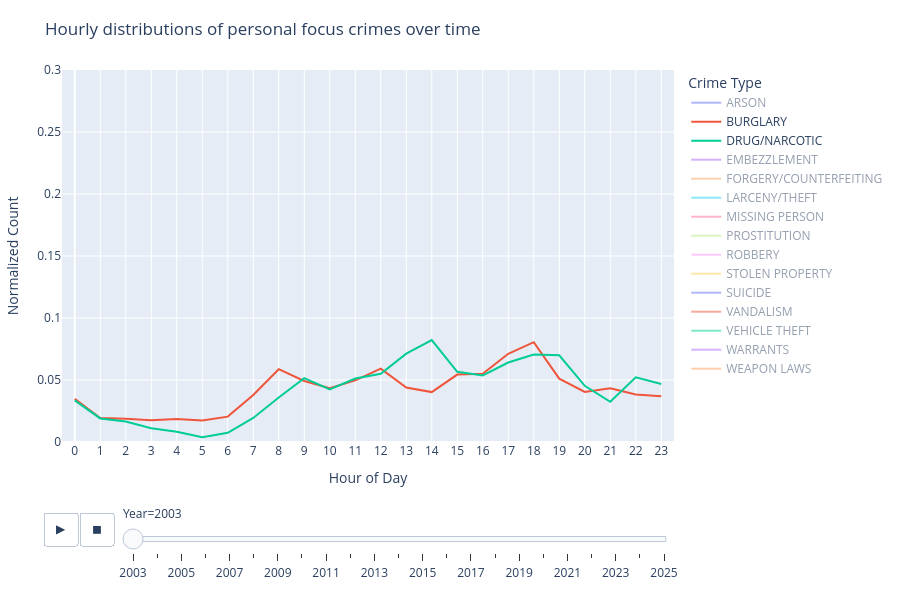

Notebook cell for this chart:
### Markdown cell above
> *Exercise 2.2*: Animated crime patterns.
>
> One of Plotly's powerful features is built-in animation. Let's use it to show how hourly crime patterns have changed over time.
>
> * Take the concept of normalized hourly distributions, but now compute one **separately for each year** (still for each of your Personal Focus Crimes).
>    * Take a look at the yearly counts. If some crime-types drop precipitously at some point, it might create noisy plots.
> * Create an animated **line chart** using Plotly Express's `animation_frame` parameter. Each frame should show one year's hourly distribution. Here's a sense of how to build the animation:
>
> ```python
> fig = px.line(your_dataframe, 
>              x='Hour', y='NormalizedCount', color='CrimeType',
>              animation_frame='Year',
>              title='Come up with an appropriate title!',
>              range_y=[0, 0.2])
> fig.show()
> ```
>
> * **Important**: Set `range_y` to fix the y-axis range across all frames. Without this, Plotly will auto-scale each frame independently, which makes it difficult/impossible to compare across years. (This is a real-world pitfall — animated charts that silently re-scale their axes can be deeply misleading. Remember the perceptual errors discussion from Week 5?)
> * With 9+ crime types on screen at once, the plot can get crowded. Consider starting with only one or two traces visible and letting the user toggle the rest on via the legend. You already know how to use `fig.update_traces(visible='legendonly')` — but for animated charts you'll also need to set visibility on each animation frame. <font color=gray>It's fine to ask your LLM how to do this.</font>
> * Hit play and watch the distributions evolve. Comment on what you see:
>   - Do any crime types shift their hourly pattern noticeably over the years?
>   - Can you spot the effect of COVID (2020-2021) on the patterns?
>   - Connecting to the note above: Do any crime types have distributions that become noticeably noisier in recent years? If so, why might that be?
> * Now try the same visualization as a **bar chart** instead of a line chart (hint: `px.bar` works with the same arguments, use `barmode='group'`). Which representation makes the temporal evolution easier to see — the animated lines or the animated bars? Why?
> * Reflect: is animation an effective way to explore this data, or would a different approach (e.g., small multiples — one static subplot per year) work better? What are the trade-offs?

<div class="alert alert-block alert-info">
It's OK to use your LLM for the code here. The observations and reflection should be your own.
</div>

### Code cell
# Take the same normalized-hour idea, but compute it separately for each year.
yearly_counts = (
    df.dropna(subset=['datetime', 'category'])
    .groupby([df['datetime'].dt.year.rename('Year'), 'category', 'Hour'])
    .size()
    .rename('Count')
    .reset_index()
)

# Quick check of yearly totals, as suggested in the instructions, because sharp drops can create noisy plots.
yearly_totals = (
    yearly_counts.groupby(['Year', 'category'])['Count']
    .sum()
    .reset_index()
    .rename(columns={'category': 'CrimeType', 'Count': 'YearTotal'})
)
display(yearly_totals.head(12))

# Normalize within each crime type AND year so each frame shows a probability distribution over the 24 hours.
yearly_counts['NormalizedCount'] = (
    yearly_counts['Count']
    / yearly_counts.groupby(['Year', 'category'])['Count'].transform('sum')
)

# Keep the result in long format for Plotly.
plot_ready_year = yearly_counts.rename(columns={'category': 'CrimeType'})[
    ['Year', 'Hour', 'CrimeType', 'NormalizedCount']
]

# Create an animated line chart using animation_frame, as requested in the instructions.
fig = px.line(
    plot_ready_year,
    x='Hour',
    y='NormalizedCount',
    color='CrimeType',
    animation_frame='Year',
    title='Hourly distributions of personal focus crimes over time',
    labels={
        'Hour': 'Hour of Day',
        'NormalizedCount': 'Normalized Count',
        'CrimeType': 'Crime Type'
    },
    range_x=[-0.5, 23.5],
    range_y=[0, 0.3]  # Important instruction: keep the y-axis fixed across frames.
)

# Start with only a small number of traces visible, so the chart is not too crowded.
# I only change the base traces here; forcing visibility inside each frame can break animation updates
# for traces that the user later turns on from the legend.
default_visible = {'BURGLARY', 'DRUG/NARCOTIC'}
for trace in fig.data:
    if trace.name not in default_visible:
        trace.visible = 'legendonly'

# Keep all 24 hours readable and place the legend away from the data.
fig.update_xaxes(dtick=1)
fig.update_layout(
    legend_title_text='Crime Type',
    legend=dict(
        orientation='v',
        yanchor='top',
        y=1,
        xanchor='left',
        x=1.02
    ),
    height=600,
    margin=dict(l=60, r=190, t=70, b=60)
)

fig.show()

### Figure 1 — Plotly figure (JSON) as saved in the notebook; plotly's stock layout.template omitted (floating-point values rounded to 4 significant figures)
{"data": [{"hovertemplate": "Crime Type=ARSON<br>Year=2003<br>Hour of Day=%{x}<br>Normalized Count=%{y}<extra></extra>", "legendgroup": "ARSON", "line": {"color": "#636efa", "dash": "solid"}, "marker": {"symbol": "circle"}, "mode": "lines", "name": "ARSON", "orientation": "v", "showlegend": true, "type": "scatter", "visible": "legendonly", "x": [0, 1, 2, 3, 4, 5, 6, 7, 8, 9, 10, 11, 12, 13, 14, 15, 16, 17, 18, 19, 20, 21, 22, 23], "xaxis": "x", "y": [0.06294, 0.05594, 0.05245, 0.05944, 0.04545, 0.03147, 0.03147, 0.01399, 0.03147, 0.01399, 0.02098, 0.01748, 0.03147, 0.02797, 0.03497, 0.03846, 0.04545, 0.05944, 0.03846, 0.04895, 0.04545, 0.05594, 0.05245, 0.08392], "yaxis": "y"}, {"hovertemplate": "Crime Type=BURGLARY<br>Year=2003<br>Hour of Day=%{x}<br>Normalized Count=%{y}<extra></extra>", "legendgroup": "BURGLARY", "line": {"color": "#EF553B", "dash": "solid"}, "marker": {"symbol": "circle"}, "mode": "lines", "name": "BURGLARY", "orientation": "v", "showlegend": true, "type": "scatter", "x": [0, 1, 2, 3, 4, 5, 6, 7, 8, 9, 10, 11, 12, 13, 14, 15, 16, 17, 18, 19, 20, 21, 22, 23], "xaxis": "x", "y": [0.03476, 0.01929, 0.01879, 0.01746, 0.01846, 0.0173, 0.02046, 0.03792, 0.05871, 0.04923, 0.04341, 0.04973, 0.05921, 0.0439, 0.04025, 0.05438, 0.05505, 0.07118, 0.08049, 0.05106, 0.04041, 0.04341, 0.03825, 0.03692], "yaxis": "y"}, {"hovertemplate": "Crime Type=DRUG/NARCOTIC<br>Year=2003<br>Hour of Day=%{x}<br>Normalized Count=%{y}<extra></extra>", "legendgroup": "DRUG/NARCOTIC", "line": {"color": "#00cc96", "dash": "solid"}, "marker": {"symbol": "circle"}, "mode": "lines", "name": "DRUG/NARCOTIC", "orientation": "v", "showlegend": true, "type": "scatter", "x": [0, 1, 2, 3, 4, 5, 6, 7, 8, 9, 10, 11, 12, 13, 14, 15, 16, 17, 18, 19, 20, 21, 22, 23], "xaxis": "x", "y": [0.03352, 0.01901, 0.01656, 0.01114, 0.008177, 0.003884, 0.007461, 0.01942, 0.03587, 0.05151, 0.04242, 0.05121, 0.05509, 0.07124, 0.08217, 0.05662, 0.05366, 0.06408, 0.07052, 0.06991, 0.04528, 0.0324, 0.05213, 0.04671], "yaxis": "y"}, {"hovertemplate": "Crime Type=EMBEZZLEMENT<br>Year=2003<br>Hour of Day=%{x}<br>Normalized Count=%{y}<extra></extra>", "legendgroup": "EMBEZZLEMENT", "line": {"color": "#ab63fa", "dash": "solid"}, "marker": {"symbol": "circle"}, "mode": "lines", "name": "EMBEZZLEMENT", "orientation": "v", "showlegend": true, "type": "scatter", "visible": "legendonly", "x": [0, 4, 5, 6, 7, 8, 9, 10, 11, 12, 13, 14, 15, 16, 17, 18, 19, 20, 21, 23], "xaxis": "x", "y": [0.1667, 0.008333, 0.004167, 0.008333, 0.01667, 0.08333, 0.06667, 0.0625, 0.0375, 0.175, 0.03333, 0.05, 0.03333, 0.07083, 0.05833, 0.05417, 0.02917, 0.0125, 0.0125, 0.01667], "yaxis": "y"}, {"hovertemplate": "Crime Type=FORGERY/COUNTERFEITING<br>Year=2003<br>Hour of Day=%{x}<br>Normalized Count=%{y}<extra></extra>", "legendgroup": "FORGERY/COUNTERFEITING", "line": {"color": "#FFA15A", "dash": "solid"}, "marker": {"symbol": "circle"}, "mode": "lines", "name": "FORGERY/COUNTERFEITING", "orientation": "v", "showlegend": true, "type": "scatter", "visible": "legendonly", "x": [0, 1, 2, 3, 4, 5, 6, 7, 8, 9, 10, 11, 12, 13, 14, 15, 16, 17, 18, 19, 20, 21, 22, 23], "xaxis": "x", "y": [0.1249, 0.00735, 0.00735, 0.003891, 0.003026, 0.001729, 0.002594, 0.01167, 0.0428, 0.06139, 0.05534, 0.04756, 0.1492, 0.06701, 0.05577, 0.06744, 0.0722, 0.05534, 0.05275, 0.03761, 0.02551, 0.01427, 0.01773, 0.01556], "yaxis": "y"}, {"hovertemplate": "Crime Type=LARCENY/THEFT<br>Year=2003<br>Hour of Day=%{x}<br>Normalized Count=%{y}<extra></extra>", "legendgroup": "LARCENY/THEFT", "line": {"color": "#19d3f3", "dash": "solid"}, "marker": {"symbol": "circle"}, "mode": "lines", "name": "LARCENY/THEFT", "orientation": "v", "showlegend": true, "type": "scatter", "visible": "legendonly", "x": [0, 1, 2, 3, 4, 5, 6, 7, 8, 9, 10, 11, 12, 13, 14, 15, 16, 17, 18, 19, 20, 21, 22, 23], "xaxis": "x", "y": [0.03403, 0.02028, 0.01535, 0.008555, 0.005423, 0.005194, 0.01088, 0.01864, 0.0325, 0.03349, 0.04124, 0.04113, 0.06206, 0.05198, 0.05431, 0.06034, 0.06488, 0.06947, 0.07657, 0.06756, 0.05835, 0.05553, 0.05698, 0.05526], "yaxis": "y"}, {"hovertemplate": "Crime Type=MISSING PERSON<br>Year=2003<br>Hour of Day=%{x}<br>Normalized Count=%{y}<extra></extra>", "legendgroup": "MISSING PERSON", "line": {"color": "#FF6692", "dash": "solid"}, "marker": {"symbol": "circle"}, "mode": "lines", "name": "MISSING PERSON", "orientation": "v", "showlegend": true, "type": "scatter", "visible": "legendonly", "x": [0, 1, 2, 3, 4, 5, 6, 7, 8, 9, 10, 11, 12, 13, 14, 15, 16, 17, 18, 19, 20, 21, 22, 23], "xaxis": "x", "y": [0.04006, 0.01632, 0.01731, 0.01434, 0.007913, 0.009891, 0.01978, 0.04946, 0.05638, 0.04946, 0.05094, 0.04896, 0.06083, 0.04698, 0.05193, 0.07023, 0.06874, 0.05885, 0.04698, 0.04847, 0.04599, 0.04352, 0.03561, 0.04105], "yaxis": "y"}, {"hovertemplate": "Crime Type=PROSTITUTION<br>Year=2003<br>Hour of Day=%{x}<br>Normalized Count=%{y}<extra></extra>", "legendgroup": "PROSTITUTION", "line": {"color": "#B6E880", "dash": "solid"}, "marker": {"symbol": "circle"}, "mode": "lines", "name": "PROSTITUTION", "orientation": "v", "showlegend": true, "type": "scatter", "visible": "legendonly", "x": [0, 1, 2, 3, 4, 5, 6, 7, 8, 9, 10, 11, 12, 13, 14, 15, 16, 17, 18, 19, 20, 21, 22, 23], "xaxis": "x", "y": [0.02478, 0.01239, 0.01755, 0.01807, 0.008776, 0.03769, 0.03924, 0.0191, 0.005679, 0.003614, 0.003614, 0.006195, 0.02117, 0.02065, 0.01033, 0.00826, 0.006711, 0.05679, 0.1502, 0.1079, 0.09964, 0.1451, 0.1285, 0.04801], "yaxis": "y"}, {"hovertemplate": "Crime Type=ROBBERY<br>Year=2003<br>Hour of Day=%{x}<br>Normalized Count=%{y}<extra></extra>", "legendgroup": "ROBBERY", "line": {"color": "#FF97FF", "dash": "solid"}, "marker": {"symbol": "circle"}, "mode": "lines", "name": "ROBBERY", "orientation": "v", "showlegend": true, "type": "scatter", "visible": "legendonly", "x": [0, 1, 2, 3, 4, 5, 6, 7, 8, 9, 10, 11, 12, 13, 14, 15, 16, 17, 18, 19, 20, 21, 22, 23], "xaxis": "x", "y": [0.05686, 0.04112, 0.05043, 0.03405, 0.02281, 0.01927, 0.02345, 0.01831, 0.02249, 0.02923, 0.03277, 0.0273, 0.03983, 0.03726, 0.04337, 0.04305, 0.04947, 0.04722, 0.05461, 0.05108, 0.0636, 0.06136, 0.06521, 0.06585], "yaxis": "y"}, {"hovertemplate": "Crime Type=STOLEN PROPERTY<br>Year=2003<br>Hour of Day=%{x}<br>Normalized Count=%{y}<extra></extra>", "legendgroup": "STOLEN PROPERTY", "line": {"color": "#FECB52", "dash": "solid"}, "marker": {"symbol": "circle"}, "mode": "lines", "name": "STOLEN PROPERTY", "orientation": "v", "showlegend": true, "type": "scatter", "visible": "legendonly", "x": [0, 1, 2, 3, 4, 5, 6, 7, 8, 9, 10, 11, 12, 13, 14, 15, 16, 17, 18, 19, 20, 21, 22, 23], "xaxis": "x", "y": [0.06572, 0.02577, 0.02577, 0.02577, 0.02062, 0.009021, 0.01546, 0.0232, 0.03479, 0.02835, 0.03351, 0.04768, 0.07603, 0.06186, 0.05412, 0.07861, 0.05541, 0.06701, 0.06057, 0.03737, 0.03222, 0.03737, 0.04253, 0.04124], "yaxis": "y"}, {"hovertemplate": "Crime Type=SUICIDE<br>Year=2003<br>Hour of Day=%{x}<br>Normalized Count=%{y}<extra></extra>", "legendgroup": "SUICIDE", "line": {"color": "#636efa", "dash": "solid"}, "marker": {"symbol": "circle"}, "mode": "lines", "name": "SUICIDE", "orientation": "v", "showlegend": true, "type": "scatter", "visible": "legendonly", "x": [0, 1, 3, 4, 5, 6, 7, 8, 9, 10, 11, 12, 13, 14, 15, 16, 17, 18, 19, 20, 21, 22, 23], "xaxis": "x", "y": [0.03226, 0.03226, 0.03226, 0.02151, 0.04301, 0.01075, 0.05376, 0.02151, 0.04301, 0.06452, 0.08602, 0.06452, 0.03226, 0.04301, 0.03226, 0.03226, 0.1075, 0.03226, 0.06452, 0.06452, 0.05376, 0.01075, 0.02151], "yaxis": "y"}, {"hovertemplate": "Crime Type=VANDALISM<br>Year=2003<br>Hour of Day=%{x}<br>Normalized Count=%{y}<extra></extra>", "legendgroup": "VANDALISM", "line": {"color": "#EF553B", "dash": "solid"}, "marker": {"symbol": "circle"}, "mode": "lines", "name": "VANDALISM", "orientation": "v", "showlegend": true, "type": "scatter", "visible": "legendonly", "x": [0, 1, 2, 3, 4, 5, 6, 7, 8, 9, 10, 11, 12, 13, 14, 15, 16, 17, 18, 19, 20, 21, 22, 23], "xaxis": "x", "y": [0.0563, 0.03669, 0.0356, 0.02164, 0.0138, 0.01176, 0.01631, 0.0265, 0.03074, 0.03168, 0.03152, 0.02838, 0.03873, 0.02823, 0.03434, 0.04454, 0.04767, 0.0657, 0.07119, 0.06602, 0.06351, 0.06476, 0.06868, 0.0657], "yaxis": "y"}, {"hovertemplate": "Crime Type=VEHICLE THEFT<br>Year=2003<br>Hour of Day=%{x}<br>Normalized Count=%{y}<extra></extra>", "legendgroup": "VEHICLE THEFT", "line": {"color": "#00cc96", "dash": "solid"}, "marker": {"symbol": "circle"}, "mode": "lines", "name": "VEHICLE THEFT", "orientation": "v", "showlegend": true, "type": "scatter", "visible": "legendonly", "x": [0, 1, 2, 3, 4, 5, 6, 7, 8, 9, 10, 11, 12, 13, 14, 15, 16, 17, 18, 19, 20, 21, 22, 23], "xaxis": "x", "y": [0.04111, 0.03037, 0.0235, 0.01506, 0.0106, 0.009819, 0.01473, 0.02756, 0.03823, 0.03594, 0.0343, 0.02848, 0.04609, 0.02972, 0.03286, 0.04307, 0.04949, 0.06527, 0.07672, 0.06808, 0.06887, 0.0709, 0.07528, 0.06396], "yaxis": "y"}, {"hovertemplate": "Crime Type=WARRANTS<br>Year=2003<br>Hour of Day=%{x}<br>Normalized Count=%{y}<extra></extra>", "legendgroup": "WARRANTS", "line": {"color": "#ab63fa", "dash": "solid"}, "marker": {"symbol": "circle"}, "mode": "lines", "name": "WARRANTS", "orientation": "v", "showlegend": true, "type": "scatter", "visible": "legendonly", "x": [0, 1, 2, 3, 4, 5, 6, 7, 8, 9, 10, 11, 12, 13, 14, 15, 16, 17, 18, 19, 20, 21, 22, 23], "xaxis": "x", "y": [0.04207, 0.02994, 0.02615, 0.02159, 0.01469, 0.009572, 0.01391, 0.02983, 0.03539, 0.04307, 0.04841, 0.04663, 0.05053, 0.05932, 0.05732, 0.05565, 0.06121, 0.06188, 0.05431, 0.0512, 0.03851, 0.04107, 0.05298, 0.05476], "yaxis": "y"}, {"hovertemplate": "Crime Type=WEAPON LAWS<br>Year=2003<br>Hour of Day=%{x}<br>Normalized Count=%{y}<extra></extra>", "legendgroup": "WEAPON LAWS", "line": {"color": "#FFA15A", "dash": "solid"}, "marker": {"symbol": "circle"}, "mode": "lines", "name": "WEAPON LAWS", "orientation": "v", "showlegend": true, "type": "scatter", "visible": "legendonly", "x": [0, 1, 2, 3, 4, 5, 6, 7, 8, 9, 10, 11, 12, 13, 14, 15, 16, 17, 18, 19, 20, 21, 22, 23], "xaxis": "x", "y": [0.04264, 0.03428, 0.04013, 0.01839, 0.009197, 0.01003, 0.008361, 0.02174, 0.04013, 0.03595, 0.03846, 0.04766, 0.05184, 0.05936, 0.06271, 0.05686, 0.05435, 0.05351, 0.05184, 0.04515, 0.05518, 0.05769, 0.05853, 0.04599], "yaxis": "y"}], "layout": {"height": 600, "legend": {"orientation": "v", "title": {"text": "Crime Type"}, "tracegroupgap": 0, "x": 1.02, "xanchor": "left", "y": 1, "yanchor": "top"}, "margin": {"b": 60, "l": 60, "r": 190, "t": 70}, "sliders": [{"active": 0, "currentvalue": {"prefix": "Year="}, "len": 0.9, "pad": {"b": 10, "t": 60}, "steps": [{"args": [["2003"], {"frame": {"duration": 0, "redraw": false}, "fromcurrent": true, "mode": "immediate", "transition": {"duration": 0, "easing": "linear"}}], "label": "2003", "method": "animate"}, {"args": [["2004"], {"frame": {"duration": 0, "redraw": false}, "fromcurrent": true, "mode": "immediate", "transition": {"duration": 0, "easing": "linear"}}], "label": "2004", "method": "animate"}, {"args": [["2005"], {"frame": {"duration": 0, "redraw": false}, "fromcurrent": true, "mode": "immediate", "transition": {"duration": 0, "easing": "linear"}}], "label": "2005", "method": "animate"}, {"args": [["2006"], {"frame": {"duration": 0, "redraw": false}, "fromcurrent": true, "mode": "immediate", "transition": {"duration": 0, "easing": "linear"}}], "label": "2006", "method": "animate"}, {"args": [["2007"], {"frame": {"duration": 0, "redraw": false}, "fromcurrent": true, "mode": "immediate", "transition": {"duration": 0, "easing": "linear"}}], "label": "2007", "method": "animate"}, {"args": [["2008"], {"frame": {"duration": 0, "redraw": false}, "fromcurrent": true, "mode": "immediate", "transition": {"duration": 0, "easing": "linear"}}], "label": "2008", "method": "animate"}, {"args": [["2009"], {"frame": {"duration": 0, "redraw": false}, "fromcurrent": true, "mode": "immediate", "transition": {"duration": 0, "easing": "linear"}}], "label": "2009", "method": "animate"}, {"args": [["2010"], {"frame": {"duration": 0, "redraw": false}, "fromcurrent": true, "mode": "immediate", "transition": {"duration": 0, "easing": "linear"}}], "label": "2010", "method": "animate"}, {"args": [["2011"], {"frame": {"duration": 0, "redraw": false}, "fromcurrent": true, "mode": "immediate", "transition": {"duration": 0, "easing": "linear"}}], "label": "2011", "method": "animate"}, {"args": [["2012"], {"frame": {"duration": 0, "redraw": false}, "fromcurrent": true, "mode": "immediate", "transition": {"duration": 0, "easing": "linear"}}], "label": "2012", "method": "animate"}, {"args": [["2013"], {"frame": {"duration": 0, "redraw": false}, "fromcurrent": true, "mode": "immediate", "transition": {"duration": 0, "easing": "linear"}}], "label": "2013", "method": "animate"}, {"args": [["2014"], {"frame": {"duration": 0, "redraw": false}, "fromcurrent": true, "mode": "immediate", "transition": {"duration": 0, "easing": "linear"}}], "label": "2014", "method": "animate"}, {"args": [["2015"], {"frame": {"duration": 0, "redraw": false}, "fromcurrent": true, "mode": "immediate", "transition": {"duration": 0, "easing": "linear"}}], "label": "2015", "method": "animate"}, {"args": [["2016"], {"frame": {"duration": 0, "redraw": false}, "fromcurrent": true, "mode": "immediate", "transition": {"duration": 0, "easing": "linear"}}], "label": "2016", "method": "animate"}, {"args": [["2017"], {"frame": {"duration": 0, "redraw": false}, "fromcurrent": true, "mode": "immediate", "transition": {"duration": 0, "easing": "linear"}}], "label": "2017", "method": "animate"}, {"args": [["2018"], {"frame": {"duration": 0, "redraw": false}, "fromcurrent": true, "mode": "immediate", "transition": {"duration": 0, "easing": "linear"}}], "label": "2018", "method": "animate"}, {"args": [["2019"], {"frame": {"duration": 0, "redraw": false}, "fromcurrent": true, "mode": "immediate", "transition": {"duration": 0, "easing": "linear"}}], "label": "2019", "method": "animate"}, {"args": [["2020"], {"frame": {"duration": 0, "redraw": false}, "fromcurrent": true, "mode": "immediate", "transition": {"duration": 0, "easing": "linear"}}], "label": "2020", "method": "animate"}, {"args": [["2021"], {"frame": {"duration": 0, "redraw": false}, "fromcurrent": true, "mode": "immediate", "transition": {"duration": 0, "easing": "linear"}}], "label": "2021", "method": "animate"}, {"args": [["2022"], {"frame": {"duration": 0, "redraw": false}, "fromcurrent": true, "mode": "immediate", "transition": {"duration": 0, "easing": "linear"}}], "label": "2022", "method": "animate"}, {"args": [["2023"], {"frame": {"duration": 0, "redraw": false}, "fromcurrent": true, "mode": "immediate", "transition": {"duration": 0, "easing": "linear"}}], "label": "2023", "method": "animate"}, {"args": [["2024"], {"frame": {"duration": 0, "redraw": false}, "fromcurrent": true, "mode": "immediate", "transition": {"duration": 0, "easing": "linear"}}], "label": "2024", "method": "animate"}, {"args": [["2025"], {"frame": {"duration": 0, "redraw": false}, "fromcurrent": true, "mode": "immediate", "transition": {"duration": 0, "easing": "linear"}}], "label": "2025", "method": "animate"}], "x": 0.1, "xanchor": "left", "y": 0, "yanchor": "top"}], "title": {"text": "Hourly distributions of personal focus crimes over time"}, "updatemenus": [{"buttons": [{"args": [null, {"frame": {"duration": 500, "redraw": false}, "fromcurrent": true, "mode": "immediate", "transition": {"duration": 500, "easing": "linear"}}], "label": "&#9654;", "method": "animate"}, {"args": [[null], {"frame": {"duration": 0, "redraw": false}, "fromcurrent": true, "mode": "immediate", "transition": {"duration": 0, "easing": "linear"}}], "label": "&#9724;", "method": "animate"}], "direction": "left", "pad": {"r": 10, "t": 70}, "showactive": false, "type": "buttons", "x": 0.1, "xanchor": "right", "y": 0, "yanchor": "top"}], "xaxis": {"anchor": "y", "domain": [0, 1], "dtick": 1, "range": [-0.5, 23.5], "title": {"text": "Hour of Day"}}, "yaxis": {"anchor": "x", "domain": [0, 1], "range": [0, 0.3], "title": {"text": "Normalized Count"}}}}
